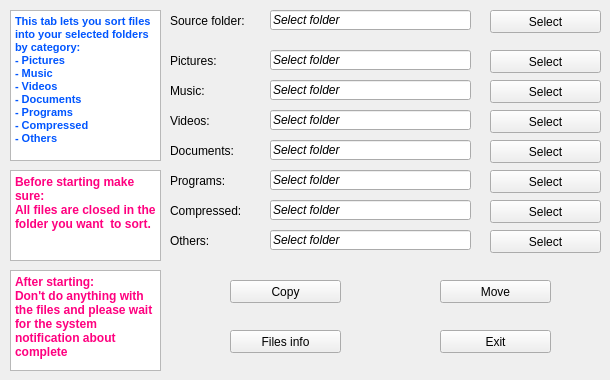
   <widget class="QWidget" name="tab_2">
    <attribute name="title">
     <string>Advanced sorting</string>
    </attribute>
    <widget class="QTextBrowser" name="textBrowser_6">
     <property name="geometry">
      <rect>
       <x>10</x>
       <y>10</y>
       <width>151</width>
       <height>151</height>
      </rect>
     </property>
     <property name="html">
      <string>&lt;!DOCTYPE HTML PUBLIC &quot;-//W3C//DTD HTML 4.0//EN&quot; &quot;http://www.w3.org/TR/REC-html40/strict.dtd&quot;&gt;
&lt;html&gt;&lt;head&gt;&lt;meta name=&quot;qrichtext&quot; content=&quot;1&quot; /&gt;&lt;style type=&quot;text/css&quot;&gt;
p, li { white-space: pre-wrap; }
&lt;/style&gt;&lt;/head&gt;&lt;body style=&quot; font-family:'MS Shell Dlg 2'; font-size:9pt; font-weight:400; font-style:normal;&quot;&gt;
&lt;p style=&quot; margin-top:0px; margin-bottom:0px; margin-left:0px; margin-right:0px; -qt-block-indent:0; text-indent:0px;&quot;&gt;&lt;span style=&quot; font-size:8.25pt; font-weight:600; color:#0055ff;&quot;&gt;This tab lets you sort files into your selected folders by category:&lt;/span&gt;&lt;/p&gt;
&lt;p style=&quot; margin-top:0px; margin-bottom:0px; margin-left:0px; margin-right:0px; -qt-block-indent:0; text-indent:0px;&quot;&gt;&lt;span style=&quot; font-size:8.25pt; font-weight:600; color:#0055ff;&quot;&gt;- Pictures&lt;/span&gt;&lt;/p&gt;
&lt;p style=&quot; margin-top:0px; margin-bottom:0px; margin-left:0px; margin-right:0px; -qt-block-indent:0; text-indent:0px;&quot;&gt;&lt;span style=&quot; font-size:8.25pt; font-weight:600; color:#0055ff;&quot;&gt;- Music&lt;/span&gt;&lt;/p&gt;
&lt;p style=&quot; margin-top:0px; margin-bottom:0px; margin-left:0px; margin-right:0px; -qt-block-indent:0; text-indent:0px;&quot;&gt;&lt;span style=&quot; font-size:8.25pt; font-weight:600; color:#0055ff;&quot;&gt;- Videos&lt;/span&gt;&lt;/p&gt;
&lt;p style=&quot; margin-top:0px; margin-bottom:0px; margin-left:0px; margin-right:0px; -qt-block-indent:0; text-indent:0px;&quot;&gt;&lt;span style=&quot; font-size:8.25pt; font-weight:600; color:#0055ff;&quot;&gt;- Documents&lt;/span&gt;&lt;/p&gt;
&lt;p style=&quot; margin-top:0px; margin-bottom:0px; margin-left:0px; margin-right:0px; -qt-block-indent:0; text-indent:0px;&quot;&gt;&lt;span style=&quot; font-size:8.25pt; font-weight:600; color:#0055ff;&quot;&gt;- Programs&lt;/span&gt;&lt;/p&gt;
&lt;p style=&quot; margin-top:0px; margin-bottom:0px; margin-left:0px; margin-right:0px; -qt-block-indent:0; text-indent:0px;&quot;&gt;&lt;span style=&quot; font-size:8.25pt; font-weight:600; color:#0055ff;&quot;&gt;- Compressed&lt;/span&gt;&lt;/p&gt;
&lt;p style=&quot; margin-top:0px; margin-bottom:0px; margin-left:0px; margin-right:0px; -qt-block-indent:0; text-indent:0px;&quot;&gt;&lt;span style=&quot; font-size:8.25pt; font-weight:600; color:#0055ff;&quot;&gt;- Others&lt;/span&gt;&lt;/p&gt;&lt;/body&gt;&lt;/html&gt;</string>
     </property>
    </widget>
    <widget class="QTextBrowser" name="textBrowser_7">
     <property name="geometry">
      <rect>
       <x>10</x>
       <y>170</y>
       <width>151</width>
       <height>91</height>
      </rect>
     </property>
     <property name="html">
      <string>&lt;!DOCTYPE HTML PUBLIC &quot;-//W3C//DTD HTML 4.0//EN&quot; &quot;http://www.w3.org/TR/REC-html40/strict.dtd&quot;&gt;
&lt;html&gt;&lt;head&gt;&lt;meta name=&quot;qrichtext&quot; content=&quot;1&quot; /&gt;&lt;style type=&quot;text/css&quot;&gt;
p, li { white-space: pre-wrap; }
&lt;/style&gt;&lt;/head&gt;&lt;body style=&quot; font-family:'MS Shell Dlg 2'; font-size:9pt; font-weight:400; font-style:normal;&quot;&gt;
&lt;p style=&quot; margin-top:0px; margin-bottom:0px; margin-left:0px; margin-right:0px; -qt-block-indent:0; text-indent:0px;&quot;&gt;&lt;span style=&quot; font-weight:600; color:#ff007f;&quot;&gt;Before starting make sure:&lt;/span&gt;&lt;/p&gt;
&lt;p style=&quot; margin-top:0px; margin-bottom:0px; margin-left:0px; margin-right:0px; -qt-block-indent:0; text-indent:0px;&quot;&gt;&lt;span style=&quot; font-weight:600; color:#ff007f;&quot;&gt;All files are closed in the folder you want  to sort.&lt;/span&gt;&lt;/p&gt;&lt;/body&gt;&lt;/html&gt;</string>
     </property>
    </widget>
    <widget class="QLabel" name="label_3">
     <property name="geometry">
      <rect>
       <x>170</x>
       <y>10</y>
       <width>91</width>
       <height>21</height>
      </rect>
     </property>
     <property name="text">
      <string>Source folder:</string>
     </property>
    </widget>
    <widget class="QLineEdit" name="lineEdit_3">
     <property name="geometry">
      <rect>
       <x>270</x>
       <y>10</y>
       <width>201</width>
       <height>20</height>
      </rect>
     </property>
     <property name="font">
      <font>
       <pointsize>9</pointsize>
       <weight>50</weight>
       <italic>true</italic>
       <bold>false</bold>
      </font>
     </property>
     <property name="text">
      <string>Select folder</string>
     </property>
    </widget>
    <widget class="QPushButton" name="pushButton_7">
     <property name="geometry">
      <rect>
       <x>490</x>
       <y>10</y>
       <width>111</width>
       <height>23</height>
      </rect>
     </property>
     <property name="text">
      <string>Select</string>
     </property>
    </widget>
    <widget class="QLabel" name="label_4">
     <property name="geometry">
      <rect>
       <x>170</x>
       <y>50</y>
       <width>91</width>
       <height>21</height>
      </rect>
     </property>
     <property name="text">
      <string>Pictures:</string>
     </property>
    </widget>
    <widget class="QLabel" name="label_5">
     <property name="geometry">
      <rect>
       <x>170</x>
       <y>80</y>
       <width>91</width>
       <height>21</height>
      </rect>
     </property>
     <property name="text">
      <string>Music:</string>
     </property>
    </widget>
    <widget class="QLabel" name="label_6">
     <property name="geometry">
      <rect>
       <x>170</x>
       <y>140</y>
       <width>91</width>
       <height>21</height>
      </rect>
     </property>
     <property name="text">
      <string>Documents:</string>
     </property>
    </widget>
    <widget class="QLabel" name="label_7">
     <property name="geometry">
      <rect>
       <x>170</x>
       <y>170</y>
       <width>91</width>
       <height>21</height>
      </rect>
     </property>
     <property name="text">
      <string>Programs:</string>
     </property>
    </widget>
    <widget class="QLabel" name="label_8">
     <property name="geometry">
      <rect>
       <x>170</x>
       <y>200</y>
       <width>91</width>
       <height>21</height>
      </rect>
     </property>
     <property name="text">
      <string>Compressed:</string>
     </property>
    </widget>
    <widget class="QLabel" name="label_9">
     <property name="geometry">
      <rect>
       <x>170</x>
       <y>230</y>
       <width>91</width>
       <height>21</height>
      </rect>
     </property>
     <property name="text">
      <string>Others:</string>
     </property>
    </widget>
    <widget class="QLineEdit" name="lineEdit_4">
     <property name="geometry">
      <rect>
       <x>270</x>
       <y>50</y>
       <width>201</width>
       <height>20</height>
      </rect>
     </property>
     <property name="font">
      <font>
       <pointsize>9</pointsize>
       <weight>50</weight>
       <italic>true</italic>
       <bold>false</bold>
      </font>
     </property>
     <property name="text">
      <string>Select folder</string>
     </property>
    </widget>
    <widget class="QLineEdit" name="lineEdit_5">
     <property name="geometry">
      <rect>
       <x>270</x>
       <y>80</y>
       <width>201</width>
       <height>20</height>
      </rect>
     </property>
     <property name="font">
      <font>
       <pointsize>9</pointsize>
       <weight>50</weight>
       <italic>true</italic>
       <bold>false</bold>
      </font>
     </property>
     <property name="text">
      <string>Select folder</string>
     </property>
    </widget>
    <widget class="QLineEdit" name="lineEdit_6">
     <property name="geometry">
      <rect>
       <x>270</x>
       <y>140</y>
       <width>201</width>
       <height>20</height>
      </rect>
     </property>
     <property name="font">
      <font>
       <pointsize>9</pointsize>
       <weight>50</weight>
       <italic>true</italic>
       <bold>false</bold>
      </font>
     </property>
     <property name="text">
      <string>Select folder</string>
     </property>
    </widget>
    <widget class="QLineEdit" name="lineEdit_7">
     <property name="geometry">
      <rect>
       <x>270</x>
       <y>170</y>
       <width>201</width>
       <height>20</height>
      </rect>
     </property>
     <property name="font">
      <font>
       <pointsize>9</pointsize>
       <weight>50</weight>
       <italic>true</italic>
       <bold>false</bold>
      </font>
     </property>
     <property name="text">
      <string>Select folder</string>
     </property>
    </widget>
    <widget class="QLineEdit" name="lineEdit_8">
     <property name="geometry">
      <rect>
       <x>270</x>
       <y>200</y>
       <width>201</width>
       <height>20</height>
      </rect>
     </property>
     <property name="font">
      <font>
       <pointsize>9</pointsize>
       <weight>50</weight>
       <italic>true</italic>
       <bold>false</bold>
      </font>
     </property>
     <property name="text">
      <string>Select folder</string>
     </property>
    </widget>
    <widget class="QLineEdit" name="lineEdit_9">
     <property name="geometry">
      <rect>
       <x>270</x>
       <y>230</y>
       <width>201</width>
       <height>20</height>
      </rect>
     </property>
     <property name="font">
      <font>
       <pointsize>9</pointsize>
       <weight>50</weight>
       <italic>true</italic>
       <bold>false</bold>
      </font>
     </property>
     <property name="text">
      <string>Select folder</string>
     </property>
    </widget>
    <widget class="QPushButton" name="pushButton_8">
     <property name="geometry">
      <rect>
       <x>490</x>
       <y>50</y>
       <width>111</width>
       <height>23</height>
      </rect>
     </property>
     <property name="text">
      <string>Select</string>
     </property>
    </widget>
    <widget class="QPushButton" name="pushButton_9">
     <property name="geometry">
      <rect>
       <x>490</x>
       <y>80</y>
       <width>111</width>
       <height>23</height>
      </rect>
     </property>
     <property name="text">
      <string>Select</string>
     </property>
    </widget>
    <widget class="QPushButton" name="pushButton_10">
     <property name="geometry">
      <rect>
       <x>490</x>
       <y>140</y>
       <width>111</width>
       <height>23</height>
      </rect>
     </property>
     <property name="text">
      <string>Select</string>
     </property>
    </widget>
    <widget class="QPushButton" name="pushButton_11">
     <property name="geometry">
      <rect>
       <x>490</x>
       <y>170</y>
       <width>111</width>
       <height>23</height>
      </rect>
     </property>
     <property name="text">
      <string>Select</string>
     </property>
    </widget>
    <widget class="QPushButton" name="pushButton_12">
     <property name="geometry">
      <rect>
       <x>490</x>
       <y>200</y>
       <width>111</width>
       <height>23</height>
      </rect>
     </property>
     <property name="text">
      <string>Select</string>
     </property>
    </widget>
    <widget class="QPushButton" name="pushButton_13">
     <property name="geometry">
      <rect>
       <x>490</x>
       <y>230</y>
       <width>111</width>
       <height>23</height>
      </rect>
     </property>
     <property name="text">
      <string>Select</string>
     </property>
    </widget>
    <widget class="QPushButton" name="pushButton_14">
     <property name="geometry">
      <rect>
       <x>230</x>
       <y>280</y>
       <width>111</width>
       <height>23</height>
      </rect>
     </property>
     <property name="text">
      <string>Copy</string>
     </property>
    </widget>
    <widget class="QPushButton" name="pushButton_15">
     <property name="geometry">
      <rect>
       <x>440</x>
       <y>280</y>
       <width>111</width>
       <height>23</height>
      </rect>
     </property>
     <property name="text">
      <string>Move</string>
     </property>
    </widget>
    <widget class="QPushButton" name="pushButton_31">
     <property name="geometry">
      <rect>
       <x>230</x>
       <y>330</y>
       <width>111</width>
       <height>23</height>
      </rect>
     </property>
     <property name="text">
      <string>Files info</string>
     </property>
    </widget>
    <widget class="QPushButton" name="pushButton_32">
     <property name="geometry">
      <rect>
       <x>440</x>
       <y>330</y>
       <width>111</width>
       <height>23</height>
      </rect>
     </property>
     <property name="text">
      <string>Exit</string>
     </property>
    </widget>
    <widget class="QLabel" name="label_10">
     <property name="geometry">
      <rect>
       <x>170</x>
       <y>110</y>
       <width>91</width>
       <height>21</height>
      </rect>
     </property>
     <property name="text">
      <string>Videos:</string>
     </property>
    </widget>
    <widget class="QLineEdit" name="lineEdit_10">
     <property name="geometry">
      <rect>
       <x>270</x>
       <y>110</y>
       <width>201</width>
       <height>20</height>
      </rect>
     </property>
     <property name="font">
      <font>
       <pointsize>9</pointsize>
       <weight>50</weight>
       <italic>true</italic>
       <bold>false</bold>
      </font>
     </property>
     <property name="text">
      <string>Select folder</string>
     </property>
    </widget>
    <widget class="QPushButton" name="pushButton_16">
     <property name="geometry">
      <rect>
       <x>490</x>
       <y>110</y>
       <width>111</width>
       <height>23</height>
      </rect>
     </property>
     <property name="text">
      <string>Select</string>
     </property>
    </widget>
    <widget class="QTextBrowser" name="textBrowser_5">
     <property name="geometry">
      <rect>
       <x>10</x>
       <y>270</y>
       <width>151</width>
       <height>101</height>
      </rect>
     </property>
     <property name="html">
      <string>&lt;!DOCTYPE HTML PUBLIC &quot;-//W3C//DTD HTML 4.0//EN&quot; &quot;http://www.w3.org/TR/REC-html40/strict.dtd&quot;&gt;
&lt;html&gt;&lt;head&gt;&lt;meta name=&quot;qrichtext&quot; content=&quot;1&quot; /&gt;&lt;style type=&quot;text/css&quot;&gt;
p, li { white-space: pre-wrap; }
&lt;/style&gt;&lt;/head&gt;&lt;body style=&quot; font-family:'MS Shell Dlg 2'; font-size:9pt; font-weight:400; font-style:normal;&quot;&gt;
&lt;p style=&quot; margin-top:0px; margin-bottom:0px; margin-left:0px; margin-right:0px; -qt-block-indent:0; text-indent:0px;&quot;&gt;&lt;span style=&quot; font-weight:600; color:#ff007f;&quot;&gt;After starting:&lt;/span&gt;&lt;/p&gt;
&lt;p style=&quot; margin-top:0px; margin-bottom:0px; margin-left:0px; margin-right:0px; -qt-block-indent:0; text-indent:0px;&quot;&gt;&lt;span style=&quot; font-weight:600; color:#ff007f;&quot;&gt;Don't do anything with the files and please wait for the system notification about complete&lt;/span&gt;&lt;/p&gt;&lt;/body&gt;&lt;/html&gt;</string>
     </property>
    </widget>
   </widget>
